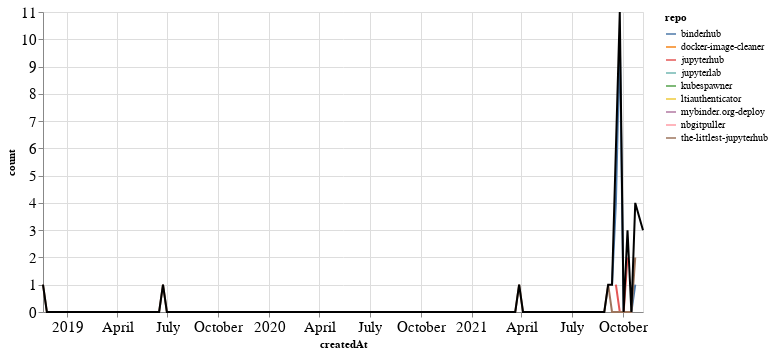

Source (notebook cell):
### Markdown cell above
### PRs

### Code cell
prs_time = prs.groupby('repo').resample('W', on='createdAt').count()['author'].reset_index()
prs_time = prs_time.rename(columns={'author': 'count'})
prs_time_total = prs_time.groupby('createdAt').agg({"count": "sum"}).reset_index()

ch1 = alt.Chart(prs_time, width=600).mark_line().encode(
    x='createdAt',
    y='count',
    color='repo',
    tooltip="repo"
)

ch2 = alt.Chart(prs_time_total, width=600).mark_line(color="black").encode(
    x='createdAt',
    y='count',
)

ch1 + ch2

### Figure 1 — Vega-Lite specification as saved in the notebook (floating-point values rounded to 4 significant figures; data arrays with more than 128 entries replaced by an {"elided": "..."} marker saying what was removed)
{"config": {"axisLeft": {"labelFontSize": 15}, "axisBottom": {"labelFontSize": 15}}, "layer": [{"data": {"name": "data-abc8103dcdc4338e39e92c6348b76ae5"}, "mark": "line", "encoding": {"color": {"type": "nominal", "field": "repo"}, "tooltip": {"type": "nominal", "field": "repo"}, "x": {"type": "temporal", "field": "createdAt"}, "y": {"type": "quantitative", "field": "count"}}, "width": 600}, {"data": {"name": "data-09deb7ddb2c9c9bfab6b9f55e3620695"}, "mark": {"type": "line", "color": "black"}, "encoding": {"x": {"type": "temporal", "field": "createdAt"}, "y": {"type": "quantitative", "field": "count"}}, "width": 600}], "$schema": "https://vega.github.io/schema/vega-lite/v4.8.1.json", "datasets": {"data-abc8103dcdc4338e39e92c6348b76ae5": {"elided": "171 records"}, "data-09deb7ddb2c9c9bfab6b9f55e3620695": {"elided": "155 records"}}}
